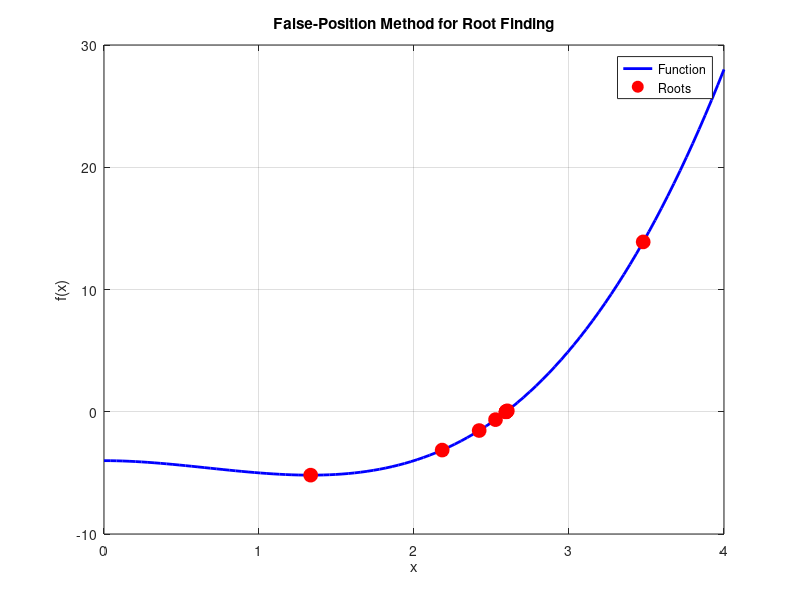

Source code (MATLAB):
% Define your function to find the root for (modify this function as needed)
f = @(x) x.^3 - 2*x.^2- 4;  

% Initial guesses and tolerance level
x0 = 0;
x1 = 3;
tol = 1e-6;

roots_matrix = [];

while abs(x1 - x0) > tol
    % False-Position method
    x2 = x1 - (x1 - x0) * f(x1) / (f(x1) - f(x0));
    roots_matrix = [roots_matrix; x2];
    
    x0 = x1;
    x1 = x2;
end

x = linspace(0, 4, 100);
y = f(x);

figure;
plot(x, y, 'b', 'LineWidth', 2);
hold on;

plot(roots_matrix, f(roots_matrix), 'ro', 'MarkerSize', 10, 'MarkerFaceColor', 'r');
xlabel('x');
ylabel('f(x)');
title('False-Position Method for Root Finding');
grid on;
legend('Function', 'Roots');

disp('Roots found:');
disp(roots_matrix);


